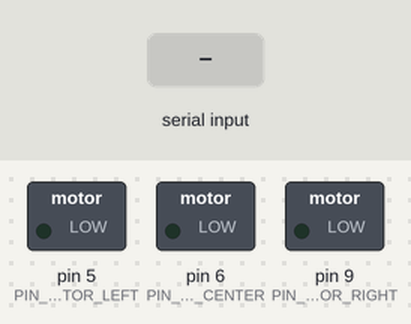
A sketch run on a simulated Arduino Uno, built with avr-gcc and run on an emulated ATmega328P. Parts: switched loads named in the sketch (green lamp = pin HIGH). The inputs (shaded band) are chosen by the test bench. What the sketch prints to the serial monitor is not drawn.

Above: at 1.2 s.
1.3 s: "TEST\n" received over Serial
At 1.37 s:
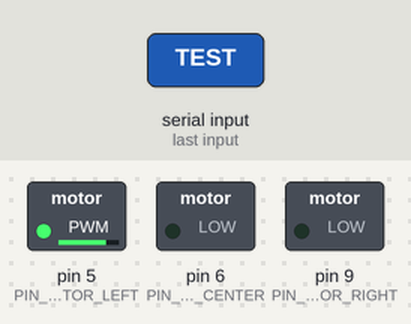
3.2 s: "PING\n" received over Serial
4.7 s: "STOP_ALL\n" received over Serial
Timing chart, 0 to 7.7 s (numbered marks = the images above; inputs shaded):
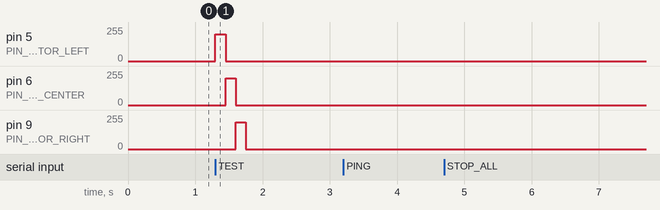

Measured:
- after the input at 1.3 s, pin 5 (PIN_MOTOR_LEFT): 0/255 → 200/255 at once, → 0/255 0.15 s later; pin 6 (PIN_MOTOR_CENTER): 0/255 → 200/255 after 0.15 s, → 0/255 0.15 s later; pin 9 (PIN_MOTOR_RIGHT): 0/255 → 200/255 after 0.30 s, → 0/255 0.15 s later
- after the input at 3.2 s, every drawn part: stays the same
- after the input at 4.7 s, every drawn part: stays the same

The sketch:

haptic_controller.ino
```cpp
/*
 * SpatialVector-HMI — Arduino Haptic Controller Firmware (M10)
 *
 * Implements 3-channel haptic feedback (Left, Center, Right) for collision
 * avoidance guidance.
 *
 * Wire protocol defined in: firmware/haptic_controller/PROTOCOL.md
 * (Any changes to command structure must update PROTOCOL.md in same commit)
 *
 * Pin Mapping:
 *   Left Motor:   Digital/PWM Pin 5
 *   Center Motor: Digital/PWM Pin 6
 *   Right Motor:  Digital/PWM Pin 9
 *
 * Safety & Watchdog Rules:
 *   1. Hardware Watchdog: If no CMD arrives within WATCHDOG_TIMEOUT_MS (500ms),
 *      all motors immediately shut off (PWM = 0).
 *   2. Non-blocking: All pulses and pattern timing run via millis() state machine.
 */

#define PIN_MOTOR_LEFT   5
#define PIN_MOTOR_CENTER 6
#define PIN_MOTOR_RIGHT  9

#define WATCHDOG_TIMEOUT_MS 500

// Active command state
struct ActiveCommand {
    char direction[10];
    int urgency;
    char pattern_id[32];
    unsigned long duration_ms;
    unsigned long start_time;
    bool active;
};

ActiveCommand current_cmd = {"", 0, "", 0, 0, false};
unsigned long last_cmd_received_time = 0;
char serial_buf[96];
int serial_buf_idx = 0;

void setMotorPWM(int left_val, int center_val, int right_val) {
    analogWrite(PIN_MOTOR_LEFT, constrain(left_val, 0, 255));
    analogWrite(PIN_MOTOR_CENTER, constrain(center_val, 0, 255));
    analogWrite(PIN_MOTOR_RIGHT, constrain(right_val, 0, 255));
}

void stopAllMotors() {
    setMotorPWM(0, 0, 0);
    current_cmd.active = false;
}

void executeSelfTest() {
    // Sequential motor pulse test: Left -> Center -> Right
    setMotorPWM(200, 0, 0);
    delay(150);
    setMotorPWM(0, 200, 0);
    delay(150);
    setMotorPWM(0, 0, 200);
    delay(150);
    stopAllMotors();
    Serial.println("TEST_RES,L:PASS,C:PASS,R:PASS");
}

void handleCommand(const char* line) {
    if (strncmp(line, "PING", 4) == 0) {
        Serial.println("PONG");
        return;
    }
    if (strncmp(line, "TEST", 4) == 0) {
        executeSelfTest();
        return;
    }
    if (strncmp(line, "STOP_ALL", 8) == 0) {
        stopAllMotors();
        Serial.println("ACK,STOP_ALL");
        return;
    }

    // Format: CMD,<direction>,<urgency>,<pattern_id>,<duration_ms>
    if (strncmp(line, "CMD,", 4) == 0) {
        char dir[10] = "";
        int urg = 1;
        char pat[32] = "";
        unsigned long dur = 200;

        // Parse CSV fields safely
        int parsed = sscanf(line, "CMD,%9[^,],%d,%31[^,],%lu", dir, &urg, pat, &dur);
        if (parsed == 4) {
            strncpy(current_cmd.direction, dir, sizeof(current_cmd.direction) - 1);
            current_cmd.urgency = urg;
            strncpy(current_cmd.pattern_id, pat, sizeof(current_cmd.pattern_id) - 1);
            current_cmd.duration_ms = dur;
            current_cmd.start_time = millis();
            current_cmd.active = true;

            last_cmd_received_time = millis();

            // Emit immediate ACK
            Serial.print("ACK,");
            Serial.println(current_cmd.pattern_id);
        } else {
            Serial.println("ERR,PARSE_FAILED");
        }
    }
}

void updateMotors() {
    unsigned long now = millis();

    // 1. Hardware Watchdog Check
    if (now - last_cmd_received_time > WATCHDOG_TIMEOUT_MS) {
        stopAllMotors();
        return;
    }

    // 2. Duration Expiry Check
    if (!current_cmd.active || (now - current_cmd.start_time > current_cmd.duration_ms)) {
        stopAllMotors();
        return;
    }

    // 3. Compute PWM intensity based on urgency (1..5)
    // 1: 100, 2: 140, 3: 180, 4: 220, 5: 255
    int pwm = 70 + current_cmd.urgency * 37;
    pwm = constrain(pwm, 0, 255);

    // 4. Pattern modulation (pulsing)
    unsigned long elapsed = now - current_cmd.start_time;
    bool pulse_on = true;

    // Fast patterns: 100ms on, 50ms off
    if (strstr(current_cmd.pattern_id, "FAST") != NULL) {
        pulse_on = ((elapsed / 75) % 2 == 0);
    }
    // Med patterns: 150ms on, 100ms off
    else if (strstr(current_cmd.pattern_id, "MED") != NULL) {
        pulse_on = ((elapsed / 125) % 2 == 0);
    }
    // Warn / Degraded: double short pulse
    else if (strstr(current_cmd.pattern_id, "DEGRADED_WARN") != NULL) {
        pulse_on = ((elapsed < 120) || (elapsed > 180 && elapsed < 300));
    }
    // All Clear: soft single pulse
    else if (strstr(current_cmd.pattern_id, "ALL_CLEAR") != NULL) {
        pwm = 90; // Gentle notification
        pulse_on = (elapsed < 180);
    }

    if (!pulse_on) {
        pwm = 0;
    }

    // 5. Apply to directional motors
    if (strcmp(current_cmd.direction, "LEFT") == 0) {
        setMotorPWM(pwm, 0, 0);
    } else if (strcmp(current_cmd.direction, "CENTER") == 0) {
        setMotorPWM(0, pwm, 0);
    } else if (strcmp(current_cmd.direction, "RIGHT") == 0) {
        setMotorPWM(0, 0, pwm);
    } else if (strcmp(current_cmd.direction, "STOP") == 0) {
        // Critical or degraded stop alerts activate all/dual channels
        if (strcmp(current_cmd.pattern_id, "STOP_CRITICAL") == 0) {
            setMotorPWM(pwm, pwm, pwm);
        } else if (strcmp(current_cmd.pattern_id, "ALL_CLEAR") == 0) {
            setMotorPWM(0, pwm, 0); // Gentle center vibration
        } else {
            setMotorPWM(pwm, 0, pwm); // Flanking dual-channel vibration
        }
    }
}

void setup() {
    pinMode(PIN_MOTOR_LEFT, OUTPUT);
    pinMode(PIN_MOTOR_CENTER, OUTPUT);
    pinMode(PIN_MOTOR_RIGHT, OUTPUT);

    stopAllMotors();

    Serial.begin(115200);
    while (!Serial) {
        ; // Wait for serial port on USB native boards
    }

    Serial.println("STATUS,READY");
    last_cmd_received_time = millis();
}

void loop() {
    // Read serial commands non-blockingly
    while (Serial.available() > 0) {
        char c = (char)Serial.read();
        if (c == '\n' || c == '\r') {
            if (serial_buf_idx > 0) {
                serial_buf[serial_buf_idx] = '\0';
                handleCommand(serial_buf);
                serial_buf_idx = 0;
            }
        } else if (serial_buf_idx < (int)sizeof(serial_buf) - 1) {
            serial_buf[serial_buf_idx++] = c;
        }
    }

    // Update motor outputs and enforce watchdog
    updateMotors();
}
```
